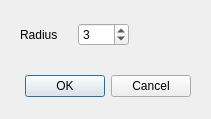
<?xml version="1.0" encoding="UTF-8"?>
<ui version="4.0">
 <class>RegionExpandDialog</class>
 <widget class="QDialog" name="RegionExpandDialog">
  <property name="geometry">
   <rect>
    <x>0</x>
    <y>0</y>
    <width>211</width>
    <height>119</height>
   </rect>
  </property>
  <property name="windowTitle">
   <string>Expand Region</string>
  </property>
  <widget class="QDialogButtonBox" name="buttonBox">
   <property name="geometry">
    <rect>
     <x>20</x>
     <y>70</y>
     <width>171</width>
     <height>32</height>
    </rect>
   </property>
   <property name="orientation">
    <enum>Qt::Horizontal</enum>
   </property>
   <property name="standardButtons">
    <set>QDialogButtonBox::Cancel|QDialogButtonBox::Ok</set>
   </property>
  </widget>
  <widget class="QWidget" name="layoutWidget">
   <property name="geometry">
    <rect>
     <x>20</x>
     <y>20</y>
     <width>109</width>
     <height>29</height>
    </rect>
   </property>
   <layout class="QHBoxLayout" name="horizontalLayout">
    <item>
     <widget class="QLabel" name="label">
      <property name="text">
       <string>Radius</string>
      </property>
     </widget>
    </item>
    <item>
     <widget class="QSpinBox" name="radiusSpinBox">
      <property name="value">
       <number>3</number>
      </property>
     </widget>
    </item>
   </layout>
  </widget>
 </widget>
 <resources/>
 <connections>
  <connection>
   <sender>buttonBox</sender>
   <signal>accepted()</signal>
   <receiver>RegionExpandDialog</receiver>
   <slot>accept()</slot>
   <hints>
    <hint type="sourcelabel">
     <x>248</x>
     <y>254</y>
    </hint>
    <hint type="destinationlabel">
     <x>157</x>
     <y>274</y>
    </hint>
   </hints>
  </connection>
  <connection>
   <sender>buttonBox</sender>
   <signal>rejected()</signal>
   <receiver>RegionExpandDialog</receiver>
   <slot>reject()</slot>
   <hints>
    <hint type="sourcelabel">
     <x>316</x>
     <y>260</y>
    </hint>
    <hint type="destinationlabel">
     <x>286</x>
     <y>274</y>
    </hint>
   </hints>
  </connection>
 </connections>
</ui>
